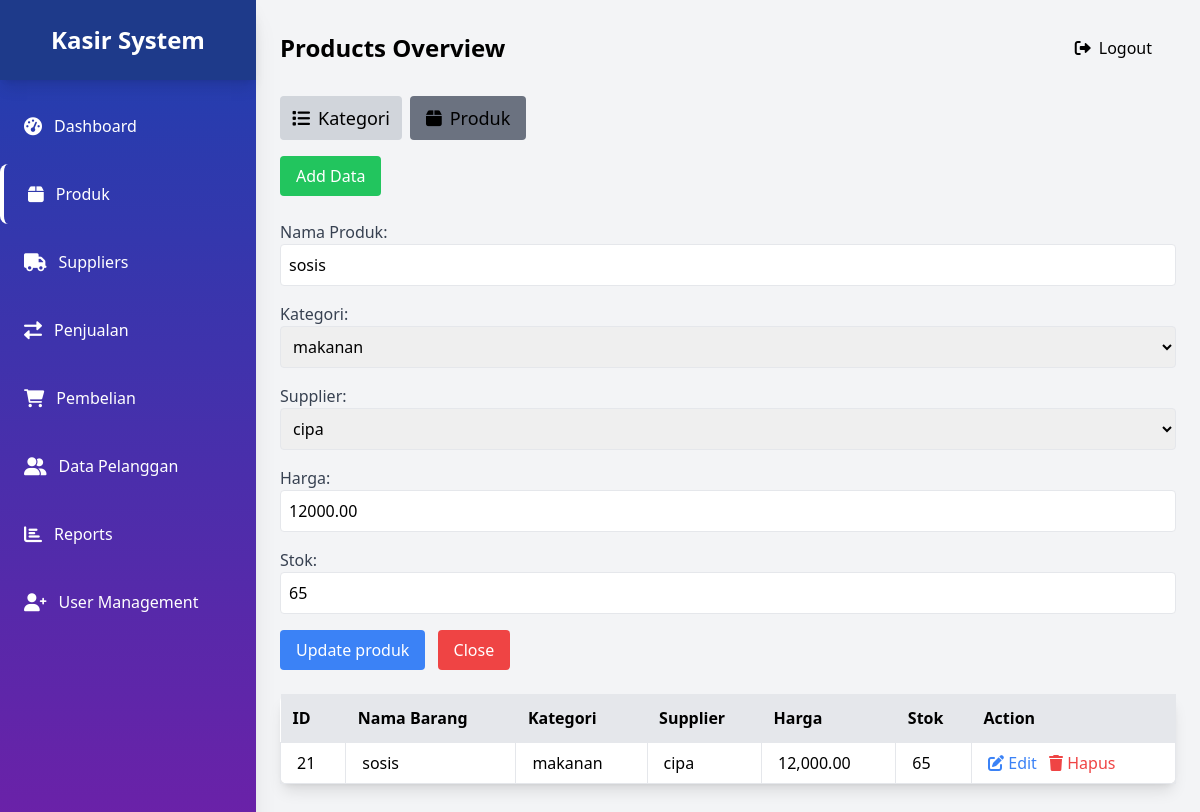
The page /public/barang.php?action=edit&id_produk=21 (signed in) on the database its author committed.
### tables this page shows
CREATE TABLE `produk` (
  `id_produk` int(11) NOT NULL,
  `nama_produk` varchar(255) DEFAULT NULL,
  `id_kategori` int(11) DEFAULT NULL,
  `id_supplier` int(11) NOT NULL,
  `harga` decimal(10,2) NOT NULL,
  `stok` int(11) DEFAULT 0
);

CREATE TABLE `kategori` (
  `id_kategori` int(11) NOT NULL,
  `nama_kategori` varchar(100) NOT NULL,
  `deskripsi` text DEFAULT NULL
);

CREATE TABLE `supplier` (
  `id_supplier` int(11) NOT NULL,
  `nama_supplier` varchar(255) NOT NULL,
  `kontak` varchar(50) NOT NULL,
  `alamat` text NOT NULL
);

### public/barang.php (the view, shortened to what this page needs)
<?php
$user_role = $_SESSION['role'] ?? '';
$db = require_once __DIR__ . '/../app/koneksi.php';
$current_page = basename($_SERVER['PHP_SELF']);
$kategori_query = $db->query("SELECT id_kategori, nama_kategori FROM kategori");
$kategoris = $kategori_query->fetchAll(PDO::FETCH_ASSOC);
$supplier_query = $db->query("SELECT id_supplier, nama_supplier FROM supplier");
$suppliers = $supplier_query->fetchAll(PDO::FETCH_ASSOC);
$produk_query = $db->query("
    SELECT p.id_produk, p.nama_produk, k.nama_kategori, s.nama_supplier, p.harga, p.stok
    FROM produk p
    JOIN kategori k ON p.id_kategori = k.id_kategori
    JOIN supplier s ON p.id_supplier = s.id_supplier
");
$produks = $produk_query->fetchAll(PDO::FETCH_ASSOC);
$produk_to_edit = null;
if (isset($_GET['action']) && $_GET['action'] === 'edit' && isset($_GET['id_produk'])) {
    $id_produk = $_GET['id_produk'];
    $stmt = $db->prepare("SELECT * FROM produk WHERE id_produk = ?");
    $stmt->execute([$id_produk]);
    $produk_to_edit = $stmt->fetch(PDO::FETCH_ASSOC);
}
?>
<!DOCTYPE html>
<html lang="id">
<head>
    <script src="https://cdn.tailwindcss.com"></script>
    <link href="https://cdnjs.cloudflare.com/ajax/libs/font-awesome/6.0.0/css/all.min.css" rel="stylesheet">
</head>
<body class="bg-gray-100 flex">
    <div class="w-64 h-screen bg-gradient-to-b from-blue-800 to-purple-800 shadow-xl fixed">
        <div class="flex items-center justify-center h-20 bg-blue-900 shadow-lg">
            <h1 class="text-white text-2xl font-bold">Kasir System</h1>
        </div>
        <nav class="mt-4 space-y-2">
            <a href="dashboard.php" class="flex items-center text-white py-4 px-6 hover:bg-white hover:bg-opacity-20 transition rounded-lg ">
                <i class="fas fa-tachometer-alt text-lg mr-3"></i> Dashboard
            </a>
            <a href="products.php" class="flex items-center text-white py-4 px-6 hover:bg-white hover:bg-opacity-20 transition rounded-lg <?php echo ($current_page == 'barang.php') ? 'border-l-4 border-white' : ''; ?>">
                <i class="fas fa-box text-lg mr-3"></i> Produk
            </a>
            <a href="suppliers.php" class="flex items-center text-white py-4 px-6 hover:bg-white hover:bg-opacity-20 transition rounded-lg">
                <i class="fas fa-truck text-lg mr-3"></i> Suppliers
            </a>
            <a href="transaksi.php" class="flex items-center text-white py-4 px-6 hover:bg-white hover:bg-opacity-20 transition rounded-lg">
                <i class="fas fa-exchange-alt text-lg mr-3"></i> Penjualan
            </a>
            <a href="pembelian.php" class="flex items-center text-white py-4 px-6 hover:bg-white hover:bg-opacity-20 transition rounded-lg">
                <i class="fas fa-shopping-cart text-lg mr-3"></i> Pembelian
            </a>
            <a href="pelanggan.php" class="flex items-center text-white py-4 px-6 hover:bg-white hover:bg-opacity-20 transition rounded-lg">
                <i class="fas fa-user-friends text-lg mr-3"></i> Data Pelanggan
            </a>
            <a href="reports.php" class="flex items-center text-white py-4 px-6 hover:bg-white hover:bg-opacity-20 transition rounded-lg">
                <i class="fas fa-chart-bar text-lg mr-3"></i> Reports
            </a>
            <?php if ($user_role === 'admin') : ?>
                <a href="register2.php" class="flex items-center text-white py-4 px-6 hover:bg-white hover:bg-opacity-20 transition rounded-lg">
                    <i class="fas fa-user-plus text-lg mr-3"></i> User Management
                </a>
            <?php endif; ?>
        </nav>
    </div>
</body>
<div class="ml-64 flex-1 p-6">
    <div class="flex justify-between items-center mb-6">
        <h1 class="text-2xl font-bold">Products Overview</h1>
        <a href="login.php" class="block text-black-700 py-3 px-6 hover:bg-gray-500 mt-auto rounded-md">
            <i class="fas fa-sign-out-alt mr-2"></i>Logout
        </a>
    </div>
    <nav class="mt-2 flex space-x-2 ">
        <button onclick="location.href='products.php' " class="bg-gray-300 py-2 px-3 hover:bg-gray-400 text-lg rounded mb-4">
            <i class="fas fa-list mr-2"></i>Kategori
        </button>
        <button onclick="location.href='barang.php'" class="bg-gray-300 py-2 px-4 hover:bg-gray-400 text-lg rounded mb-4 <?php echo ($current_page == 'barang.php') ? 'bg-gray-500' : ''; ?>">
            <i class="fas fa-box mr-2"></i>Produk
        </button>
    </nav>
    <button id="toggleForm" class="bg-green-500 text-white py-2 px-4 rounded mb-6" onclick="toggleForm()">Add Data</button>
    <form id="dataForm" action="barang.php" method="POST" class="mb-6 hidden">
        <div class="mb-4">
            <label for="nama_produk" class="block text-gray-700">Nama Produk:</label>
            <input type="text" name="nama_produk" id="nama_produk" value="<?= $produk_to_edit['nama_produk'] ?? '' ?>" required class="border rounded p-2 w-full">
        </div>
        <div class="mb-4">
            <label for="id_kategori" class="block text-gray-700">Kategori:</label>
            <select name="id_kategori" id="id_kategori" required class="border rounded p-2 w-full">
                <?php foreach ($kategoris as $kategori): ?>
                    <option value="<?= $kategori['id_kategori'] ?>" <?= (isset($produk_to_edit) && $produk_to_edit['id_kategori'] == $kategori['id_kategori']) ? 'selected' : '' ?>><?= $kategori['nama_kategori'] ?></option>
                <?php endforeach; ?>
            </select>
        </div>
        <div class="mb-4">
    <label for="id_supplier" class="block text-gray-700">Supplier:</label>
    <select name="id_supplier" id="id_supplier" required class="border rounded p-2 w-full">
        <?php foreach ($suppliers as $supplier): ?>
            <option value="<?= $supplier['id_supplier'] ?>"
                <?= (isset($produk_to_edit) && $produk_to_edit['id_supplier'] == $supplier['id_supplier']) ? 'selected' : '' ?>>
                <?= $supplier['nama_supplier'] ?>
            </option>
        <?php endforeach; ?>
    </select>
</div>
        <div class="mb-4">
            <label for="harga" class="block text-gray-700">Harga:</label>
            <input type="number" name="harga" id="harga" value="<?= $produk_to_edit['harga'] ?? '' ?>" required class="border rounded p-2 w-full" step="0.01">
        </div>
        <div class="mb-4">
            <label for="stok" class="block text-gray-700">Stok:</label>
            <input type="number" name="stok" id="stok" value="<?= $produk_to_edit['stok'] ?? '' ?>" required class="border rounded p-2 w-full">
        </div>
        <button type="submit" class="bg-blue-500 text-white py-2 px-4 rounded" onclick="return confirmUpdate();"><?= $produk_to_edit ? 'Update produk' : 'Input produk' ?></button>
        <button type="button" class="bg-red-500 text-white py-2 px-4 rounded ml-2" onclick="closeEdit();">Close</button>
    </form>
    <table class="min-w-full bg-white rounded-lg shadow-lg mb-4">
        <thead>
            <tr class="bg-gray-200">
                <th class="p-3 border-b text-left">ID</th>
                <th class="p-3 border-b text-left">Nama Barang</th>
                <th class="p-3 border-b text-left">Kategori</th>
                <th class="p-3 border-b text-left">Supplier</th>
                <th class="p-3 border-b text-left">Harga</th>
                <th class="p-3 border-b text-left">Stok</th>
                <th class="p-3 border-b text-left">Action</th>
            </tr>
        </thead>
        <tbody>
            <?php foreach ($produks as $produk): ?>
                <tr>
                    <td class="border px-4 py-2"><?= $produk['id_produk'] ?></td>
                    <td class="border px-4 py-2"><?= $produk['nama_produk'] ?></td>
                    <td class="border px-4 py-2"><?= $produk['nama_kategori'] ?></td>
                    <td class="border px-4 py-2"><?= $produk['nama_supplier'] ?></td>
                    <td class="border px-4 py-2"><?= number_format($produk['harga'], 2) ?></td>
                    <td class="border px-4 py-2"><?= $produk['stok'] ?></td>
                    <td class="border px-4 py-2">
                        <a href="barang.php?action=edit&id_produk=<?= $produk['id_produk'] ?>" class="text-blue-500">
                            <i class="fas fa-edit"></i> Edit
                        </a>
                        <a href="#" class="text-red-500 ml-2" onclick="return confirmDelete(<?= $produk['id_produk'] ?>);">
                            <i class="fas fa-trash"></i> Hapus
                        </a>
                    </td>
                </tr>
            <?php endforeach; ?>
        </tbody>
    </table>
</div>
</body>
</html>

### rows shown on the page
produk: nama_produk "sosis", id_kategori "makanan", id_supplier "cipa", harga "12000.00", stok "65", id_produk "21", id_kategori.nama_kategori "makanan", id_supplier.nama_supplier "cipa", harga "12,000.00"
